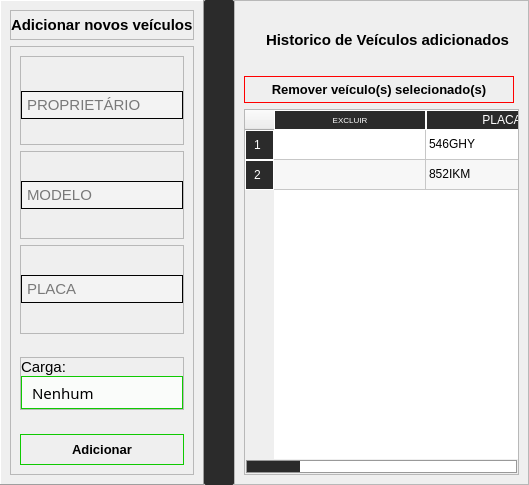
               <widget class="QFrame" name="frame_33">
                <property name="maximumSize">
                 <size>
                  <width>1677777</width>
                  <height>16777215</height>
                 </size>
                </property>
                <property name="font">
                 <font>
                  <family>Segoe UI</family>
                 </font>
                </property>
                <property name="frameShape">
                 <enum>QFrame::NoFrame</enum>
                </property>
                <property name="frameShadow">
                 <enum>QFrame::Raised</enum>
                </property>
                <layout class="QHBoxLayout" name="horizontalLayout_8">
                 <property name="spacing">
                  <number>0</number>
                 </property>
                 <property name="leftMargin">
                  <number>0</number>
                 </property>
                 <property name="topMargin">
                  <number>0</number>
                 </property>
                 <property name="rightMargin">
                  <number>0</number>
                 </property>
                 <property name="bottomMargin">
                  <number>0</number>
                 </property>
                 <item>
                  <widget class="QFrame" name="frame_68">
                   <property name="minimumSize">
                    <size>
                     <width>0</width>
                     <height>0</height>
                    </size>
                   </property>
                   <property name="maximumSize">
                    <size>
                     <width>300</width>
                     <height>16777215</height>
                    </size>
                   </property>
                   <property name="font">
                    <font>
                     <family>Segoe UI</family>
                    </font>
                   </property>
                   <property name="frameShape">
                    <enum>QFrame::Panel</enum>
                   </property>
                   <property name="frameShadow">
                    <enum>QFrame::Raised</enum>
                   </property>
                   <layout class="QVBoxLayout" name="verticalLayout_68">
                    <item alignment="Qt::AlignHCenter">
                     <widget class="QFrame" name="frame_69">
                      <property name="minimumSize">
                       <size>
                        <width>0</width>
                        <height>0</height>
                       </size>
                      </property>
                      <property name="maximumSize">
                       <size>
                        <width>16777215</width>
                        <height>30</height>
                       </size>
                      </property>
                      <property name="font">
                       <font>
                        <family>Segoe UI</family>
                       </font>
                      </property>
                      <property name="frameShape">
                       <enum>QFrame::StyledPanel</enum>
                      </property>
                      <property name="frameShadow">
                       <enum>QFrame::Raised</enum>
                      </property>
                      <layout class="QHBoxLayout" name="horizontalLayout_15">
                       <property name="spacing">
                        <number>0</number>
                       </property>
                       <property name="leftMargin">
                        <number>0</number>
                       </property>
                       <property name="topMargin">
                        <number>0</number>
                       </property>
                       <property name="rightMargin">
                        <number>0</number>
                       </property>
                       <property name="bottomMargin">
                        <number>0</number>
                       </property>
                       <item>
                        <widget class="QLabel" name="label_26">
                         <property name="font">
                          <font>
                           <family>Segoe UI</family>
                           <pointsize>11</pointsize>
                           <weight>75</weight>
                           <bold>true</bold>
                          </font>
                         </property>
                         <property name="text">
                          <string>Adicionar novos veículos</string>
                         </property>
                        </widget>
                       </item>
                      </layout>
                     </widget>
                    </item>
                    <item>
                     <widget class="QFrame" name="frame_70">
                      <property name="font">
                       <font>
                        <family>Segoe UI</family>
                       </font>
                      </property>
                      <property name="frameShape">
                       <enum>QFrame::StyledPanel</enum>
                      </property>
                      <property name="frameShadow">
                       <enum>QFrame::Raised</enum>
                      </property>
                      <layout class="QVBoxLayout" name="verticalLayout_12">
                       <item>
                        <widget class="QFrame" name="frame_148">
                         <property name="font">
                          <font>
                           <family>Segoe UI</family>
                          </font>
                         </property>
                         <property name="frameShape">
                          <enum>QFrame::StyledPanel</enum>
                         </property>
                         <property name="frameShadow">
                          <enum>QFrame::Raised</enum>
                         </property>
                         <layout class="QVBoxLayout" name="verticalLayout_113">
                          <property name="spacing">
                           <number>0</number>
                          </property>
                          <property name="leftMargin">
                           <number>0</number>
                          </property>
                          <property name="rightMargin">
                           <number>0</number>
                          </property>
                          <property name="bottomMargin">
                           <number>0</number>
                          </property>
                          <item>
                           <widget class="QLineEdit" name="input_veiculos_valor_2">
                            <property name="font">
                             <font>
                              <family>Segoe UI</family>
                              <pointsize>11</pointsize>
                              <weight>50</weight>
                              <bold>false</bold>
                             </font>
                            </property>
                            <property name="styleSheet">
                             <string notr="true">QLineEdit{padding:3px;border:1px solid;background-color: rgb(243, 243, 243);}

QLineEdit:focus{
border:1px solid rgb(67, 202, 0)
}</string>
                            </property>
                            <property name="text">
                             <string/>
                            </property>
                            <property name="echoMode">
                             <enum>QLineEdit::Normal</enum>
                            </property>
                            <property name="placeholderText">
                             <string>PROPRIETÁRIO</string>
                            </property>
                           </widget>
                          </item>
                         </layout>
                        </widget>
                       </item>
                       <item>
                        <widget class="QFrame" name="frame_71">
                         <property name="font">
                          <font>
                           <family>Segoe UI</family>
                          </font>
                         </property>
                         <property name="frameShape">
                          <enum>QFrame::StyledPanel</enum>
                         </property>
                         <property name="frameShadow">
                          <enum>QFrame::Raised</enum>
                         </property>
                         <layout class="QVBoxLayout" name="verticalLayout_71">
                          <property name="spacing">
                           <number>0</number>
                          </property>
                          <property name="leftMargin">
                           <number>0</number>
                          </property>
                          <property name="topMargin">
                           <number>0</number>
                          </property>
                          <property name="rightMargin">
                           <number>0</number>
                          </property>
                          <property name="bottomMargin">
                           <number>0</number>
                          </property>
                          <item>
                           <widget class="QLineEdit" name="input_veiculos_nome">
                            <property name="font">
                             <font>
                              <family>Segoe UI</family>
                              <pointsize>11</pointsize>
                              <weight>50</weight>
                              <bold>false</bold>
                             </font>
                            </property>
                            <property name="styleSheet">
                             <string notr="true">QLineEdit{padding:3px;border:1px solid;background-color: rgb(243, 243, 243);}

QLineEdit:focus{
border:1px solid rgb(67, 202, 0)
}</string>
                            </property>
                            <property name="text">
                             <string/>
                            </property>
                            <property name="echoMode">
                             <enum>QLineEdit::Normal</enum>
                            </property>
                            <property name="placeholderText">
                             <string>MODELO</string>
                            </property>
                           </widget>
                          </item>
                         </layout>
                        </widget>
                       </item>
                       <item>
                        <widget class="QFrame" name="frame_73">
                         <property name="font">
                          <font>
                           <family>Segoe UI</family>
                          </font>
                         </property>
                         <property name="frameShape">
                          <enum>QFrame::StyledPanel</enum>
                         </property>
                         <property name="frameShadow">
                          <enum>QFrame::Raised</enum>
                         </property>
                         <layout class="QVBoxLayout" name="verticalLayout_73">
                          <property name="spacing">
                           <number>0</number>
                          </property>
                          <property name="leftMargin">
                           <number>0</number>
                          </property>
                          <property name="topMargin">
                           <number>0</number>
                          </property>
                          <property name="rightMargin">
                           <number>0</number>
                          </property>
                          <property name="bottomMargin">
                           <number>0</number>
                          </property>
                          <item>
                           <widget class="QLineEdit" name="input_veiculos_placa">
                            <property name="font">
                             <font>
                              <family>Segoe UI</family>
                              <pointsize>11</pointsize>
                              <weight>50</weight>
                              <bold>false</bold>
                             </font>
                            </property>
                            <property name="styleSheet">
                             <string notr="true">QLineEdit{padding:3px;border:1px solid;background-color: rgb(243, 243, 243);}

QLineEdit:focus{
border:1px solid rgb(67, 202, 0)
}</string>
                            </property>
                            <property name="text">
                             <string/>
                            </property>
                            <property name="echoMode">
                             <enum>QLineEdit::Normal</enum>
                            </property>
                            <property name="placeholderText">
                             <string>PLACA</string>
                            </property>
                           </widget>
                          </item>
                         </layout>
                        </widget>
                       </item>
                       <item alignment="Qt::AlignVCenter">
                        <widget class="QFrame" name="frame_74">
                         <property name="font">
                          <font>
                           <family>Segoe UI</family>
                          </font>
                         </property>
                         <property name="frameShape">
                          <enum>QFrame::StyledPanel</enum>
                         </property>
                         <property name="frameShadow">
                          <enum>QFrame::Raised</enum>
                         </property>
                         <layout class="QGridLayout" name="gridLayout_16">
                          <property name="leftMargin">
                           <number>0</number>
                          </property>
                          <property name="topMargin">
                           <number>0</number>
                          </property>
                          <property name="rightMargin">
                           <number>0</number>
                          </property>
                          <property name="bottomMargin">
                           <number>0</number>
                          </property>
                          <property name="spacing">
                           <number>0</number>
                          </property>
                          <item row="1" column="0">
                           <widget class="QComboBox" name="comboBox_veiculos_produtos">
                            <property name="minimumSize">
                             <size>
                              <width>154</width>
                              <height>33</height>
                             </size>
                            </property>
                            <property name="font">
                             <font>
                              <family>Century Gothic</family>
                              <pointsize>11</pointsize>
                              <weight>50</weight>
                              <italic>false</italic>
                              <bold>false</bold>
                             </font>
                            </property>
                            <property name="cursor">
                             <cursorShape>ArrowCursor</cursorShape>
                            </property>
                            <property name="styleSheet">
                             <string notr="true">QComboBox{
	border:1px solid rgb(15, 202, 2);
	padding-left:10px;
	font: 11pt &quot;Century Gothic&quot;;
	background-color: rgb(250, 252, 250);
}

QComboBox::drop-down{
	border:0px;
}

QComboBox::down-arrow{
	image: url(:/icons/angle-down-solid.svg);
	width:12px;
	height:12px;
	margin-right:15px;
}

QComboBox::on{
	border:2px solid rgb(67, 202, 0);
}

QComboBox QListView{
	padding:5px;
	border:1px solid;
	background-color: rgba(255, 255, 255, 50%);
	outline:0;
}
</string>
                            </property>
                            <property name="currentIndex">
                             <number>0</number>
                            </property>
                            <property name="maxVisibleItems">
                             <number>6</number>
                            </property>
                            <property name="insertPolicy">
                             <enum>QComboBox::NoInsert</enum>
                            </property>
                            <property name="iconSize">
                             <size>
                              <width>32</width>
                              <height>32</height>
                             </size>
                            </property>
                            <property name="duplicatesEnabled">
                             <bool>true</bool>
                            </property>
                            <property name="frame">
                             <bool>true</bool>
                            </property>
                            <item>
                             <property name="text">
                              <string>Nenhum</string>
                             </property>
                            </item>
                            <item>
                             <property name="text">
                              <string>Whisky</string>
                             </property>
                            </item>
                           </widget>
                          </item>
                          <item row="0" column="0" alignment="Qt::AlignTop">
                           <widget class="QLabel" name="label_5">
                            <property name="maximumSize">
                             <size>
                              <width>16777215</width>
                              <height>25</height>
                             </size>
                            </property>
                            <property name="font">
                             <font>
                              <family>Segoe UI</family>
                              <pointsize>11</pointsize>
                             </font>
                            </property>
                            <property name="text">
                             <string>Carga:</string>
                            </property>
                           </widget>
                          </item>
                         </layout>
                        </widget>
                       </item>
                       <item>
                        <widget class="QPushButton" name="btn_registrar_veiculos">
                         <property name="font">
                          <font>
                           <family>Segoe UI</family>
                           <pointsize>10</pointsize>
                           <weight>75</weight>
                           <bold>true</bold>
                          </font>
                         </property>
                         <property name="cursor">
                          <cursorShape>PointingHandCursor</cursorShape>
                         </property>
                         <property name="styleSheet">
                          <string notr="true">QPushButton{
	border:1px solid rgb(15, 202, 2);
	padding:7px;
}

QPushButton:hover{
	
	background-color: rgb(122, 229, 105);
}</string>
                         </property>
                         <property name="text">
                          <string>Adicionar</string>
                         </property>
                        </widget>
                       </item>
                      </layout>
                     </widget>
                    </item>
                   </layout>
                  </widget>
                 </item>
                 <item>
                  <widget class="QPushButton" name="btn_menu_registrar_veiculos">
                   <property name="minimumSize">
                    <size>
                     <width>0</width>
                     <height>485</height>
                    </size>
                   </property>
                   <property name="maximumSize">
                    <size>
                     <width>30</width>
                     <height>16777215</height>
                    </size>
                   </property>
                   <property name="font">
                    <font>
                     <family>Segoe UI</family>
                    </font>
                   </property>
                   <property name="cursor">
                    <cursorShape>PointingHandCursor</cursorShape>
                   </property>
                   <property name="styleSheet">
                    <string notr="true">border-radius:2px;
background-color: rgb(43, 43, 43);</string>
                   </property>
                   <property name="text">
                    <string/>
                   </property>
                   <property name="icon">
                    <iconset resource="Resources/resources.qrc">
                     <normaloff>:/icons/caret-left-solid.svg</normaloff>:/icons/caret-left-solid.svg</iconset>
                   </property>
                  </widget>
                 </item>
                 <item>
                  <widget class="QFrame" name="frame_78">
                   <property name="font">
                    <font>
                     <family>Segoe UI</family>
                    </font>
                   </property>
                   <property name="frameShape">
                    <enum>QFrame::StyledPanel</enum>
                   </property>
                   <property name="frameShadow">
                    <enum>QFrame::Raised</enum>
                   </property>
                   <layout class="QVBoxLayout" name="verticalLayout_25">
                    <item alignment="Qt::AlignHCenter">
                     <widget class="QWidget" name="widget_3" native="true">
                      <property name="minimumSize">
                       <size>
                        <width>0</width>
                        <height>60</height>
                       </size>
                      </property>
                      <property name="font">
                       <font>
                        <family>Segoe UI</family>
                       </font>
                      </property>
                      <layout class="QGridLayout" name="gridLayout_12">
                       <item row="0" column="0">
                        <widget class="QLabel" name="label_27">
                         <property name="maximumSize">
                          <size>
                           <width>30</width>
                           <height>30</height>
                          </size>
                         </property>
                         <property name="font">
                          <font>
                           <family>Segoe UI</family>
                          </font>
                         </property>
                         <property name="text">
                          <string/>
                         </property>
                         <property name="pixmap">
                          <pixmap resource="Resources/resources.qrc">:/icons/clock-rotate-left-solid.svg</pixmap>
                         </property>
                         <property name="scaledContents">
                          <bool>true</bool>
                         </property>
                        </widget>
                       </item>
                       <item row="0" column="1">
                        <widget class="QLabel" name="label_28">
                         <property name="font">
                          <font>
                           <family>Segoe UI</family>
                           <pointsize>11</pointsize>
                           <weight>75</weight>
                           <bold>true</bold>
                          </font>
                         </property>
                         <property name="text">
                          <string>Historico de Veículos adicionados</string>
                         </property>
                        </widget>
                       </item>
                      </layout>
                     </widget>
                    </item>
                    <item>
                     <widget class="QPushButton" name="btn_remover_veiculos">
                      <property name="maximumSize">
                       <size>
                        <width>270</width>
                        <height>16777215</height>
                       </size>
                      </property>
                      <property name="font">
                       <font>
                        <family>Segoe UI</family>
                        <pointsize>10</pointsize>
                        <weight>75</weight>
                        <bold>true</bold>
                       </font>
                      </property>
                      <property name="cursor">
                       <cursorShape>PointingHandCursor</cursorShape>
                      </property>
                      <property name="styleSheet">
                       <string notr="true">QPushButton{
border:1px solid red;
padding:5px
}

QPushButton:hover{

	background-color: rgb(255, 135, 135);
}</string>
                      </property>
                      <property name="text">
                       <string>Remover veículo(s) selecionado(s)</string>
                      </property>
                      <property name="icon">
                       <iconset resource="Resources/resources.qrc">
                        <normaloff>:/icons/trash-can-solid.svg</normaloff>:/icons/trash-can-solid.svg</iconset>
                      </property>
                      <property name="iconSize">
                       <size>
                        <width>25</width>
                        <height>22</height>
                       </size>
                      </property>
                     </widget>
                    </item>
                    <item>
                     <widget class="QTableWidget" name="tableWidget_3">
                      <property name="styleSheet">
                       <string notr="true">QTableWidget{
	font: 10pt &quot;Century Gothic&quot;;
	outline:0;
}
QHeaderView::section {
	color:white;
	border:1px solid white;
	background-color: rgb(43, 43, 43);
padding:0px 8px;
	font: -50 10pt &quot;Dubai&quot;;
}

QTableView::item:focus{
    border: 1px solid ;
	color:rgb(67, 202, 0)
}
QScrollBar:vertical {
    border: 1px solid #999999;
    background:white;
    width:15px;    
    margin: 1px
}
QScrollBar::handle:vertical {
    background: rgb(43, 43, 43);
    min-height: 0px;
}
QScrollBar::add-line:vertical {
    background:rgb(50, 50, 50);
    height: 0px;
    subcontrol-position: bottom;
    subcontrol-origin: margin;
}
QScrollBar::sub-line:vertical {
    background: qlineargradient(x1:0, y1:0, x2:1, y2:0,
    stop: 0  rgb(32, 47, 130), stop: 0.5 rgb(32, 47, 130),  stop:1 rgb(32, 47, 130));
	height:0px;
    subcontrol-position: top;
    subcontrol-origin: margin;
}


QScrollBar:horizontal {
    border: 1px solid #999999;
    background:white;
    height:15px;    
    margin: 1px
 }

 QScrollBar::handle:horizontal {
    background: rgb(43, 43, 43);
    min-width: 0px;
 }
QScrollBar::add-line:horizontal {
    background:rgb(50, 50, 50);
    height: 0px;
    subcontrol-position: bottom;
    subcontrol-origin: margin;
 }

 QScrollBar::sub-line:horizontal {
    background: qlineargradient(x1:0, y1:0, x2:1, y2:0,
    stop: 0  rgb(32, 47, 130), stop: 0.5 rgb(32, 47, 130),  stop:1 rgb(32, 47, 130));
	height:0px;
    subcontrol-position: top;
    subcontrol-origin: margin;
 }

</string>
                      </property>
                      <property name="alternatingRowColors">
                       <bool>true</bool>
                      </property>
                      <property name="sortingEnabled">
                       <bool>true</bool>
                      </property>
                      <attribute name="horizontalHeaderDefaultSectionSize">
                       <number>152</number>
                      </attribute>
                      <attribute name="horizontalHeaderShowSortIndicator" stdset="0">
                       <bool>true</bool>
                      </attribute>
                      <attribute name="horizontalHeaderStretchLastSection">
                       <bool>true</bool>
                      </attribute>
                      <row>
                       <property name="text">
                        <string>1</string>
                       </property>
                      </row>
                      <row>
                       <property name="text">
                        <string>2</string>
                       </property>
                      </row>
                      <column>
                       <property name="text">
                        <string>EXCLUIR</string>
                       </property>
                       <property name="font">
                        <font>
                         <pointsize>6</pointsize>
                        </font>
                       </property>
                      </column>
                      <column>
                       <property name="text">
                        <string>PLACA</string>
                       </property>
                      </column>
                      <column>
                       <property name="text">
                        <string>PROPRIETÁRIO</string>
                       </property>
                      </column>
                      <column>
                       <property name="text">
                        <string>NOME</string>
                       </property>
                      </column>
                      <column>
                       <property name="text">
                        <string>CARGA</string>
                       </property>
                      </column>
                      <item row="0" column="0">
                       <property name="text">
                        <string/>
                       </property>
                       <property name="checkState">
                        <enum>Unchecked</enum>
                       </property>
                      </item>
                      <item row="0" column="1">
                       <property name="text">
                        <string>546GHY</string>
                       </property>
                      </item>
                      <item row="0" column="2">
                       <property name="text">
                        <string>Alberto nunes</string>
                       </property>
                      </item>
                      <item row="0" column="3">
                       <property name="text">
                        <string>VOLVO</string>
                       </property>
                      </item>
                      <item row="0" column="4">
                       <property name="text">
                        <string>Whisky</string>
                       </property>
                      </item>
                      <item row="1" column="0">
                       <property name="text">
                        <string/>
                       </property>
                       <property name="checkState">
                        <enum>Unchecked</enum>
                       </property>
                      </item>
                      <item row="1" column="1">
                       <property name="text">
                        <string>852IKM</string>
                       </property>
                      </item>
                      <item row="1" column="2">
                       <property name="text">
                        <string>Alberto nunes</string>
                       </property>
                      </item>
                      <item row="1" column="3">
                       <property name="text">
                        <string>NISSAN</string>
                       </property>
                      </item>
                      <item row="1" column="4">
                       <property name="text">
                        <string>Whisky</string>
                       </property>
                      </item>
                     </widget>
                    </item>
                   </layout>
                  </widget>
                 </item>
                </layout>
               </widget>
